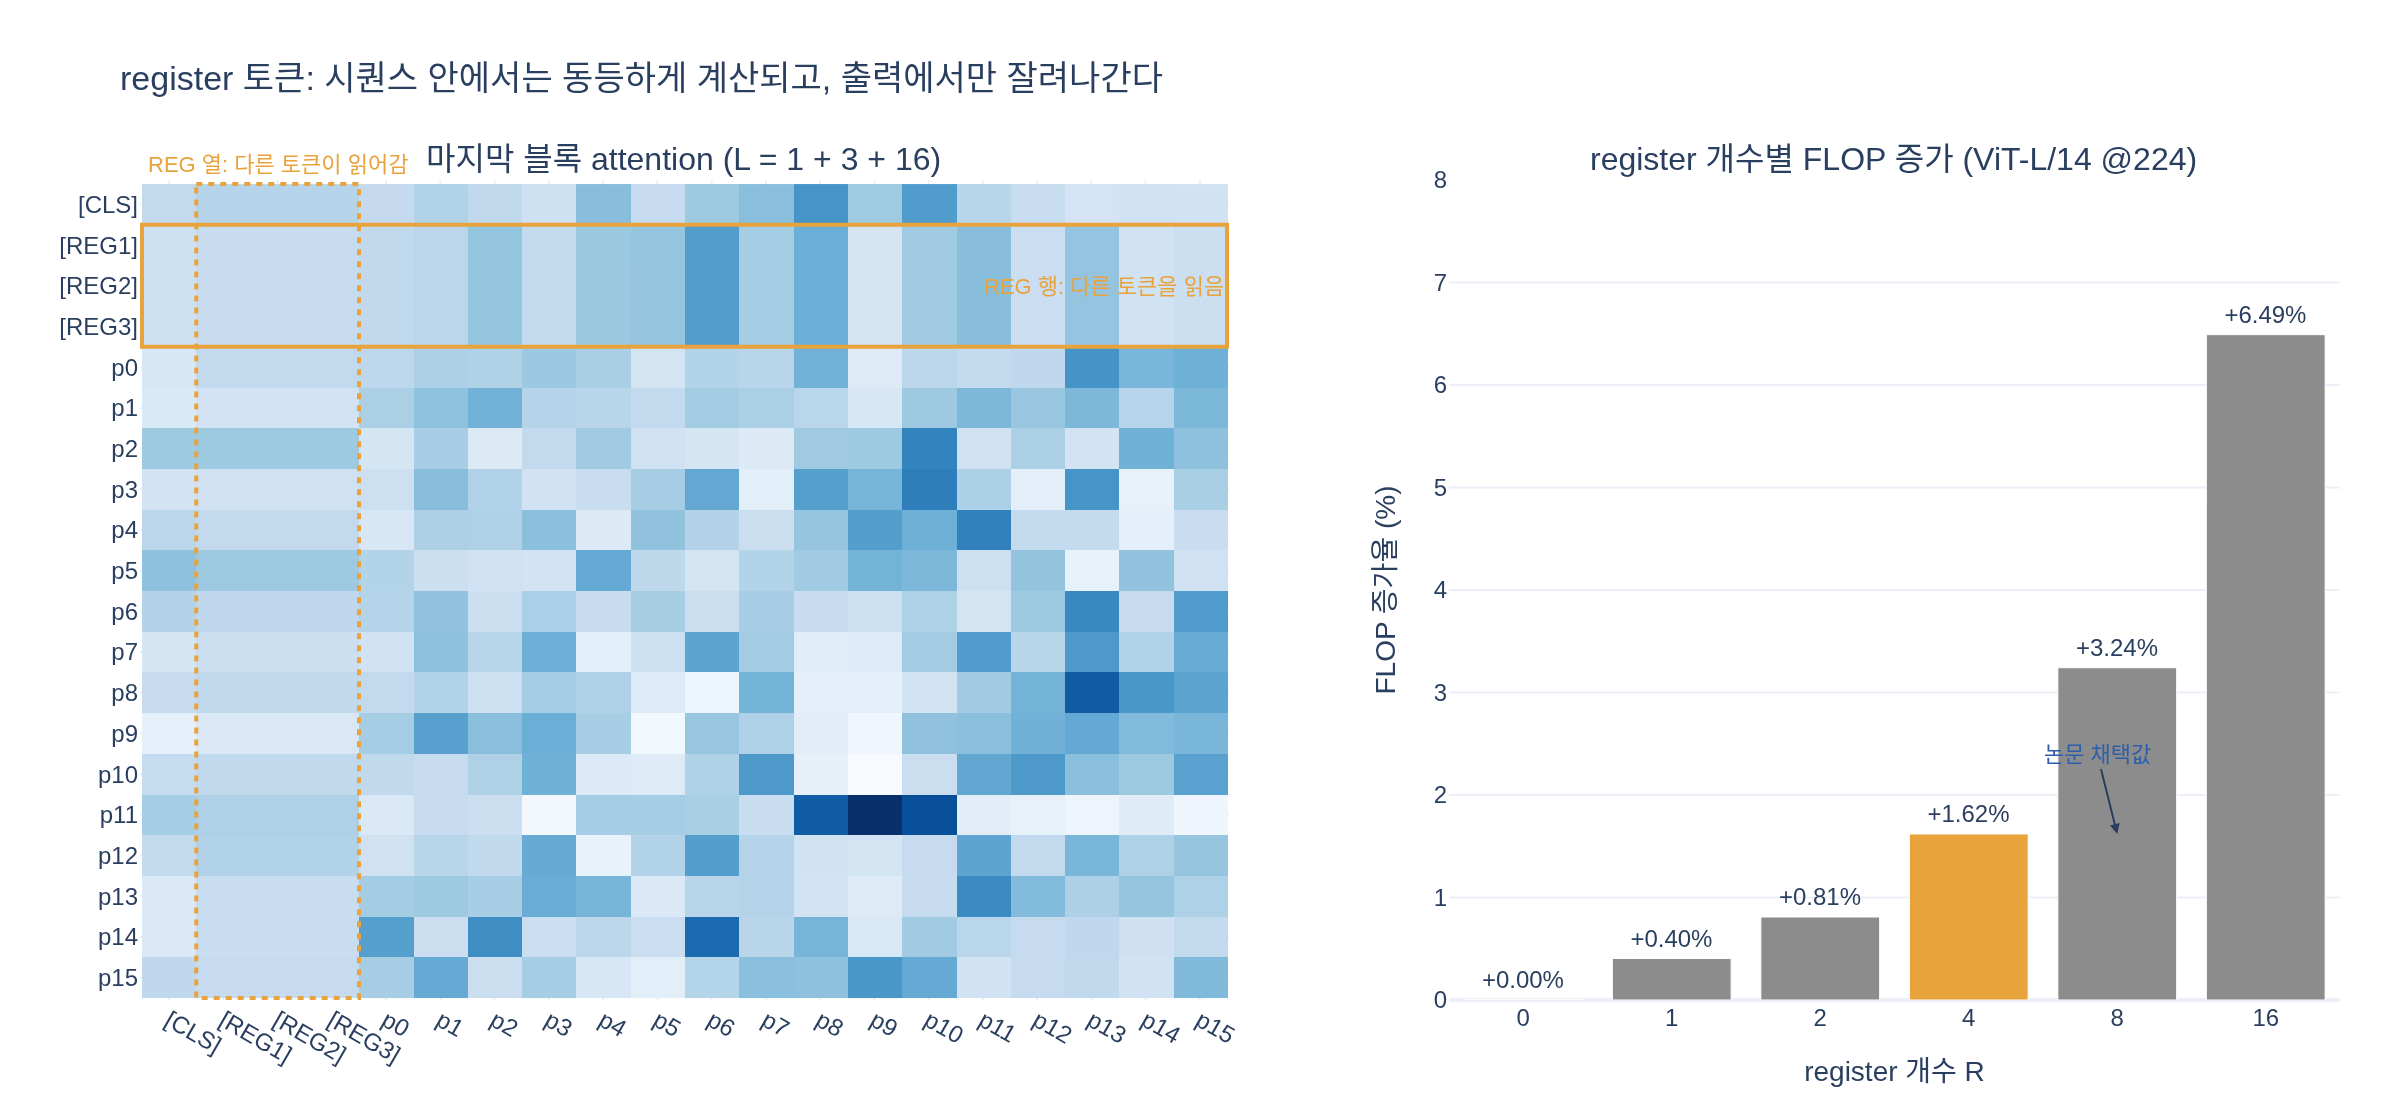

Write Python code to recreate this figure.
# %% [markdown]
# # register 토큰은 시퀀스 어디에 어떻게 들어가는가 — 최소 ViT로 직접 확인
#
# *Vision Transformers Need Registers* (arXiv:2309.16588) §2.2:
#
# > We add these tokens **after the patch embedding layer**, with a **learnable value**,
# > **similarly to the [CLS] token**. At the end of the vision transformer,
# > these tokens are **discarded**, and the [CLS] token and patch tokens are used
# > as image representations, as usual.
#
# 이 스크립트는 torch로 아주 작은 ViT를 직접 만들어 위 문장의 네 조각을 하나씩 shape으로 확인한다.
#
# 1. patch embedding → `[CLS] ‖ patch` 시퀀스와 pos_embed
# 2. `nn.Parameter`로 register를 만들어 `torch.cat` (→ 길이 $1+R+N$)
# 3. 블록 통과 후 register slice를 **버리는** forward
# 4. attention 행렬에서 register가 차지하는 행/열 시각화
# 5. register 개수에 따른 FLOP 오버헤드
#
# 실행 인터프리터 (torch 2.4 / numpy 1.26 / plotly 6.9 / kaleido):
# `/home/sungwoo/miniforge3/envs/trellis/bin/python`  — CPU만으로 동작한다.

# %%
import torch
import torch.nn as nn
import plotly.graph_objects as go
from plotly.subplots import make_subplots

torch.manual_seed(0)
DEVICE = torch.device("cpu")


def _show(fig):
    try:
        from IPython import get_ipython

        if get_ipython() is not None:  # VSCode 셀/Jupyter에서만 렌더링
            fig.show()
    except ImportError:
        pass


print("torch", torch.__version__, "| device", DEVICE)
# 출력: torch 2.4.0+cu121 | device cpu


# %% [markdown]
# ## 1. patch embedding → `[CLS] ‖ patch`, 그리고 pos_embed
#
# 이미지 $x \in \mathbb{R}^{B\times 3\times H\times W}$ 를 patch size $P$ 의 conv로 자르면
# $N = (H/P)\cdot(W/P)$ 개의 토큰이 나온다. 여기에 학습 파라미터 `[CLS]` 하나를 앞에 붙이고
# 길이 $1+N$ 짜리 `pos_embed`를 더한다.
#
# 아래 크기는 전부 장난감 값이다: $H=W=16$, $P=4$ 이므로 $N=16$, $D=32$.

# %%
B, C, H, W, P, D = 2, 3, 16, 16, 4, 32
N = (H // P) * (W // P)

patch_embed = nn.Conv2d(C, D, kernel_size=P, stride=P)
cls_token = nn.Parameter(torch.zeros(1, 1, D))
pos_embed = nn.Parameter(torch.zeros(1, 1 + N, D))  # ← 길이에 register 몫이 없다
nn.init.normal_(cls_token, std=1e-6)  # DINOv2 init_weights 와 동일한 std
nn.init.trunc_normal_(pos_embed, std=0.02)

img = torch.randn(B, C, H, W)
x = patch_embed(img).flatten(2).transpose(1, 2)  # (B, N, D)
print("patch_embed 직후      :", tuple(x.shape))

x = torch.cat((cls_token.expand(B, -1, -1), x), dim=1)  # (B, 1+N, D)
print("[CLS] concat 후       :", tuple(x.shape))

x = x + pos_embed  # pos_embed는 CLS+patch 에만 더해진다
print("pos_embed 더한 후     :", tuple(x.shape), "| pos_embed:", tuple(pos_embed.shape))
# 출력: patch_embed 직후      : (2, 16, 32)
# 출력: [CLS] concat 후       : (2, 17, 32)
# 출력: pos_embed 더한 후     : (2, 17, 32) | pos_embed: (1, 17, 32)


# %% [markdown]
# ## 2. register 삽입 — `nn.Parameter` + `expand` + `cat`
#
# register는 **이미지에서 유도되지 않는다**. `nn.Parameter(torch.zeros(1, R, D))` 하나가
# 배치 차원으로 broadcast 될 뿐이라, 같은 배치의 두 이미지에 대해 입력 시점의 register 값은
# 완전히 동일하다. 그리고 pos_embed를 **이미 더한 뒤에** 붙이므로 위치 정보를 받지 않는다.
#
# DINOv2 `prepare_tokens_with_masks` 원본:
#
# ```python
# if self.register_tokens is not None:
#     x = torch.cat(
#         (
#             x[:, :1],                                          # [CLS]
#             self.register_tokens.expand(x.shape[0], -1, -1),   # [REG] x R
#             x[:, 1:],                                          # patches
#         ),
#         dim=1,
#     )
# ```

# %%
R = 4
register_tokens = nn.Parameter(torch.zeros(1, R, D))
nn.init.normal_(register_tokens, std=1e-6)  # [CLS]와 똑같은 초기화

x_reg = torch.cat(
    (
        x[:, :1],                             # [CLS]
        register_tokens.expand(B, -1, -1),    # [REG] x R
        x[:, 1:],                             # patches
    ),
    dim=1,
)
print(f"1 + R + N = 1 + {R} + {N} = {1 + R + N}")
print("register concat 후    :", tuple(x_reg.shape))
print("register 파라미터 수  :", register_tokens.numel())
same = torch.allclose(x_reg[0, 1 : 1 + R], x_reg[1, 1 : 1 + R])
print("배치 0/1의 register 입력이 동일한가 :", same)
# 출력: 1 + R + N = 1 + 4 + 16 = 21
# 출력: register concat 후    : (2, 21, 32)
# 출력: register 파라미터 수  : 128
# 출력: 배치 0/1의 register 입력이 동일한가 : True


# %% [markdown]
# ## 3. 블록 통과 후 register를 **버리는** forward
#
# self-attention은 시퀀스 전체를 보므로 register도 다른 토큰과 정보를 주고받는다.
# 하지만 마지막 slice에서 잘라내기 때문에 **반환 shape은 $R$과 무관**하다.
#
# $$\text{out}[:,0]=\texttt{[CLS]},\quad
#   \underbrace{\text{out}[:,1:1+R]}_{\text{폐기}},\quad
#   \text{out}[:,1+R:]=\texttt{patch}\times N$$

# %%
class TinyBlock(nn.Module):
    """LN → MHSA → residual → LN → MLP → residual (ViT 블록 최소 구현)."""

    def __init__(self, dim, heads):
        super().__init__()
        self.norm1 = nn.LayerNorm(dim)
        self.attn = nn.MultiheadAttention(dim, heads, batch_first=True)
        self.norm2 = nn.LayerNorm(dim)
        self.mlp = nn.Sequential(nn.Linear(dim, 4 * dim), nn.GELU(), nn.Linear(4 * dim, dim))

    def forward(self, x, need_weights=False):
        h = self.norm1(x)
        a, w = self.attn(h, h, h, need_weights=need_weights, average_attn_weights=True)
        x = x + a
        x = x + self.mlp(self.norm2(x))
        return x, w


class TinyViT(nn.Module):
    def __init__(self, num_register_tokens=0, dim=D, heads=4, depth=2):
        super().__init__()
        self.num_register_tokens = num_register_tokens
        self.patch_embed = nn.Conv2d(C, dim, kernel_size=P, stride=P)
        self.cls_token = nn.Parameter(torch.zeros(1, 1, dim))
        self.pos_embed = nn.Parameter(torch.zeros(1, 1 + N, dim))
        self.register_tokens = (
            nn.Parameter(torch.zeros(1, num_register_tokens, dim)) if num_register_tokens else None
        )
        nn.init.normal_(self.cls_token, std=1e-6)
        nn.init.trunc_normal_(self.pos_embed, std=0.02)
        if self.register_tokens is not None:
            nn.init.normal_(self.register_tokens, std=1e-6)
        self.blocks = nn.ModuleList([TinyBlock(dim, heads) for _ in range(depth)])
        self.norm = nn.LayerNorm(dim)

    def prepare_tokens(self, img):
        b = img.shape[0]
        t = self.patch_embed(img).flatten(2).transpose(1, 2)
        t = torch.cat((self.cls_token.expand(b, -1, -1), t), dim=1)
        t = t + self.pos_embed
        if self.register_tokens is not None:
            t = torch.cat((t[:, :1], self.register_tokens.expand(b, -1, -1), t[:, 1:]), dim=1)
        return t

    def forward_features(self, img, keep_attn=False):
        t = self.prepare_tokens(img)
        seq_in = t.shape[1]
        attn = None
        for i, blk in enumerate(self.blocks):
            last = i == len(self.blocks) - 1
            t, w = blk(t, need_weights=keep_attn and last)
            if last:
                attn = w
        t = self.norm(t)
        r = self.num_register_tokens
        return {
            "seq_len_inside": seq_in,
            "x_norm_clstoken": t[:, 0],           # 이미지 표현
            "x_norm_regtokens": t[:, 1 : r + 1],  # ← 분석용으로만 노출, 표현에는 안 씀
            "x_norm_patchtokens": t[:, r + 1 :],  # 이미지 표현
            "attn": attn,
        }


for r in (0, 4, 16):
    out = TinyViT(num_register_tokens=r).forward_features(img)
    print(
        f"R={r:2d} | 블록 내부 seq_len={out['seq_len_inside']:3d}"
        f" | CLS {tuple(out['x_norm_clstoken'].shape)}"
        f" | patch {tuple(out['x_norm_patchtokens'].shape)}"
        f" | 폐기된 reg {tuple(out['x_norm_regtokens'].shape)}"
    )
# 출력: R= 0 | 블록 내부 seq_len= 17 | CLS (2, 32) | patch (2, 16, 32) | 폐기된 reg (2, 0, 32)
# 출력: R= 4 | 블록 내부 seq_len= 21 | CLS (2, 32) | patch (2, 16, 32) | 폐기된 reg (2, 4, 32)
# 출력: R=16 | 블록 내부 seq_len= 33 | CLS (2, 32) | patch (2, 16, 32) | 폐기된 reg (2, 16, 32)


# %% [markdown]
# 블록 내부 시퀀스 길이는 $R$에 따라 17 → 21 → 33으로 늘어나지만,
# **밖으로 나오는 표현의 shape은 항상 `CLS (B,D)` + `patch (B,N,D)`로 동일하다.**
# 이것이 "at the end of the vision transformer, these tokens are discarded"의 정확한 의미다.
#
# DINOv2도 dense feature 경로에서 같은 슬라이스를 쓴다
# (`_get_intermediate_layers_not_chunked`):
#
# ```python
# outputs = [out[:, 1 + self.num_register_tokens :] for out in outputs]
# ```

# %%
# 버려진다고 해서 계산에 영향이 없는 건 아니다 — register가 attention을 통해 CLS/patch를 바꾼다.
m = TinyViT(num_register_tokens=4)
with torch.no_grad():
    base = m.forward_features(img)["x_norm_patchtokens"].clone()
    m.register_tokens.add_(torch.randn_like(m.register_tokens) * 0.5)  # register 값만 변경
    after = m.forward_features(img)["x_norm_patchtokens"]
print("register 값만 바꿨을 때 patch 표현 변화(L2):", f"{(after - base).norm().item():.4f}")
# 출력: register 값만 바꿨을 때 patch 표현 변화(L2): 4.7566


# %% [markdown]
# ## 4. attention 행렬에서 register는 어디에 있나
#
# 마지막 블록의 attention 가중치 $A \in \mathbb{R}^{L\times L}$, $L = 1+R+N$ 을 그린다.
# 인덱스 규약은 DINOv2와 같다.
#
# $$\underbrace{0}_{\texttt{[CLS]}}\;\;
#   \underbrace{1 \dots R}_{\texttt{[REG]}}\;\;
#   \underbrace{R+1 \dots R+N}_{\texttt{patch}}$$
#
# register가 차지하는 **행**(register가 다른 토큰을 읽는다)과 **열**(다른 토큰이 register를
# 읽는다)이 모두 존재한다는 점이 핵심이다. register는 write-only 버퍼가 아니라 양방향이다.

# %%
R_VIS = 3
mv = TinyViT(num_register_tokens=R_VIS)
with torch.no_grad():
    A = mv.forward_features(img, keep_attn=True)["attn"][0]  # (L, L), head 평균
L = A.shape[0]
labels = ["[CLS]"] + [f"[REG{i+1}]" for i in range(R_VIS)] + [f"p{i}" for i in range(N)]
print("attention shape:", tuple(A.shape), "| L = 1 +", R_VIS, "+", N)
reg_rows = A[1 : 1 + R_VIS].sum().item()
reg_cols = A[:, 1 : 1 + R_VIS].sum().item()
print(f"register 행 총합 {reg_rows:.3f} (= R, 각 행이 softmax라 1씩)")
print(f"register 열 총합 {reg_cols:.3f} (다른 토큰들이 register에 준 총 attention)")
# 출력: attention shape: (20, 20) | L = 1 + 3 + 16
# 출력: register 행 총합 3.000 (= R, 각 행이 softmax라 1씩)
# 출력: register 열 총합 2.737 (다른 토큰들이 register에 준 총 attention)


# %% [markdown]
# ## 5. FLOP 오버헤드 — 왜 R=4가 "공짜"인가
#
# 토큰 $L$개, 폭 $D$인 ViT 블록 하나의 MAC 수는
#
# $$\text{MAC}(L) = \underbrace{12\,L D^2}_{\text{qkv·proj·MLP}} \;+\; \underbrace{2\,L^2 D}_{\text{attention}}$$
#
# 앞항은 $L$에 **선형**, 뒷항만 제곱이다. ViT-L/14 · 224px 기준 $N=256$이라
# $L=257 \to 261$ (R=4)은 1.6% 남짓 증가에 그친다. 논문 Fig. 12와 같은 결론.

# %%
def vit_block_macs(seq_len, dim):
    return 12 * seq_len * dim * dim + 2 * seq_len * seq_len * dim


DIM_L, DEPTH_L, N_L = 1024, 24, 256  # ViT-L/14 @ 224px
PARAMS_L = 304_000_000

base_macs = DEPTH_L * vit_block_macs(1 + N_L, DIM_L)
regs = [0, 1, 2, 4, 8, 16]
flop_pct, param_pct = [], []
for r in regs:
    macs = DEPTH_L * vit_block_macs(1 + r + N_L, DIM_L)
    flop_pct.append(100.0 * (macs / base_macs - 1.0))
    param_pct.append(100.0 * (r * DIM_L) / PARAMS_L)
    print(
        f"R={r:2d} | L={1+r+N_L:3d} | {macs/1e9:7.2f} GMAC"
        f" | FLOP +{flop_pct[-1]:.2f}% | params +{param_pct[-1]:.5f}% ({r*DIM_L:,})"
    )
# 출력: R= 0 | L=257 |   80.86 GMAC | FLOP +0.00% | params +0.00000% (0)
# 출력: R= 1 | L=258 |   81.19 GMAC | FLOP +0.40% | params +0.00034% (1,024)
# 출력: R= 2 | L=259 |   81.51 GMAC | FLOP +0.81% | params +0.00067% (2,048)
# 출력: R= 4 | L=261 |   82.17 GMAC | FLOP +1.62% | params +0.00135% (4,096)
# 출력: R= 8 | L=265 |   83.48 GMAC | FLOP +3.24% | params +0.00269% (8,192)
# 출력: R=16 | L=273 |   86.11 GMAC | FLOP +6.49% | params +0.00539% (16,384)


# %% [markdown]
# ## 6. 시각화
#
# 왼쪽: attention 행렬에서 `[CLS]`/`[REG]`/`patch` 밴드.
# 오른쪽: register 개수에 따른 FLOP 증가율(논문 채택값 R=4 강조).

# %%
CLS_C, REG_C, PATCH_C = "#2E5EAA", "#E8A33D", "#8C8C8C"

fig = make_subplots(
    rows=1,
    cols=2,
    column_widths=[0.55, 0.45],
    subplot_titles=(
        f"마지막 블록 attention (L = 1 + {R_VIS} + {N})",
        "register 개수별 FLOP 증가 (ViT-L/14 @224)",
    ),
)

fig.add_trace(
    go.Heatmap(
        z=A.numpy(),
        x=labels,
        y=labels,
        colorscale="Blues",
        showscale=False,  # 절대값이 아니라 "어느 행/열이 register인가"가 요점
        hovertemplate="query %{y} → key %{x}<br>attn %{z:.3f}<extra></extra>",
    ),
    row=1,
    col=1,
)
fig.update_yaxes(autorange="reversed", row=1, col=1)

# register 밴드(행/열) 표시
for lo, hi, color in [(0.5, 0.5 + R_VIS, REG_C)]:
    fig.add_shape(  # 행 밴드
        type="rect", x0=-0.5, x1=L - 0.5, y0=lo, y1=hi,
        line=dict(color=color, width=2), fillcolor="rgba(0,0,0,0)", row=1, col=1,
    )
    fig.add_shape(  # 열 밴드
        type="rect", x0=lo, x1=hi, y0=-0.5, y1=L - 0.5,
        line=dict(color=color, width=2, dash="dot"), fillcolor="rgba(0,0,0,0)", row=1, col=1,
    )
fig.add_annotation(
    x=L - 0.5, y=0.5 + R_VIS / 2, text="REG 행: 다른 토큰을 읽음",
    showarrow=False, xanchor="right", font=dict(color=REG_C, size=11), row=1, col=1,
)
fig.add_annotation(
    x=0.5 + R_VIS / 2, y=-0.6, text="REG 열: 다른 토큰이 읽어감",
    showarrow=False, yanchor="bottom", font=dict(color=REG_C, size=11), row=1, col=1,
)

fig.add_trace(
    go.Bar(
        x=[str(r) for r in regs],
        y=flop_pct,
        marker_color=[REG_C if r == 4 else PATCH_C for r in regs],
        text=[f"+{v:.2f}%" for v in flop_pct],
        textposition="outside",
        hovertemplate="R=%{x}<br>FLOP +%{y:.2f}%<extra></extra>",
        showlegend=False,
    ),
    row=1,
    col=2,
)
fig.add_annotation(
    x="4", y=flop_pct[regs.index(4)], text="논문 채택값", showarrow=True, arrowhead=2,
    ay=-40, font=dict(color=CLS_C, size=11), row=1, col=2,
)
fig.update_xaxes(title_text="register 개수 R", row=1, col=2)
fig.update_yaxes(title_text="FLOP 증가율 (%)", range=[0, 8], row=1, col=2)

fig.update_layout(
    title="register 토큰: 시퀀스 안에서는 동등하게 계산되고, 출력에서만 잘려나간다",
    template="plotly_white",
    height=560,
    width=1200,
    margin=dict(l=70, r=30, t=90, b=60),
)

_show(fig)
fig.write_image("expy.png", scale=2)  # kaleido 필요
print("saved expy.png")
# 출력: saved expy.png


# %% [markdown]
# ## 정리
#
# | 질문 | 코드로 확인한 답 |
# |---|---|
# | 어디에? | `patch_embed` → `[CLS] cat` → `pos_embed` **다음**에 `torch.cat` |
# | 어떻게? | `nn.Parameter(torch.zeros(1, R, D))`, `[CLS]`와 동일한 `normal_(std=1e-6)` |
# | 위치 정보? | 없음 — `pos_embed` 길이가 $1+N$ 이라 register 몫이 없다 |
# | 계산 참여? | 예 — attention 행/열 모두 존재, register만 바꿔도 patch 표현이 달라진다 |
# | 출력? | `x[:, 1:1+R]`은 폐기, `[CLS]`와 `x[:, 1+R:]`만 이미지 표현 |
# | 비용? | R=4에서 FLOP +1.6%, 파라미터 +0.0014% |
